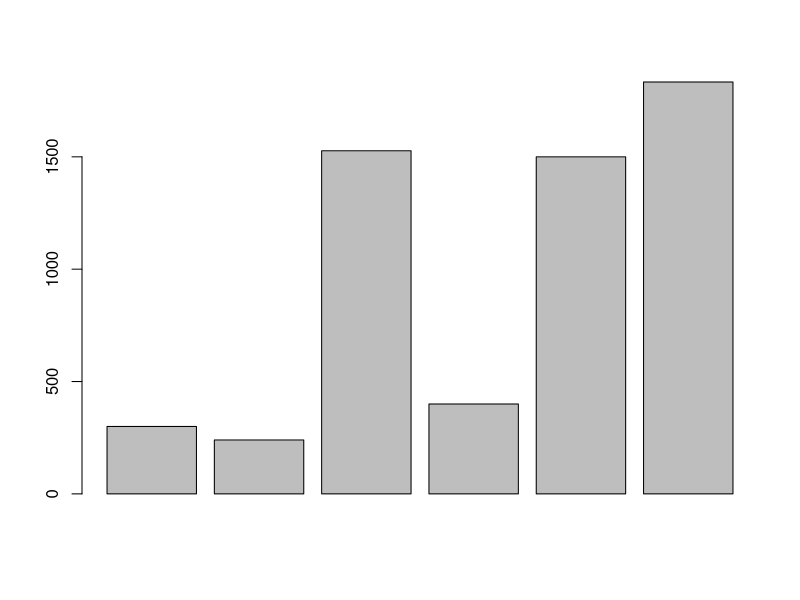
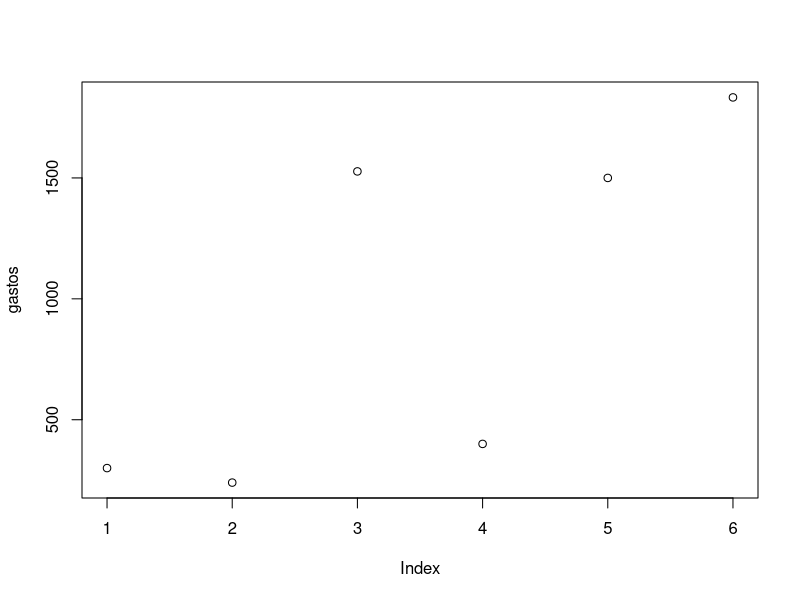
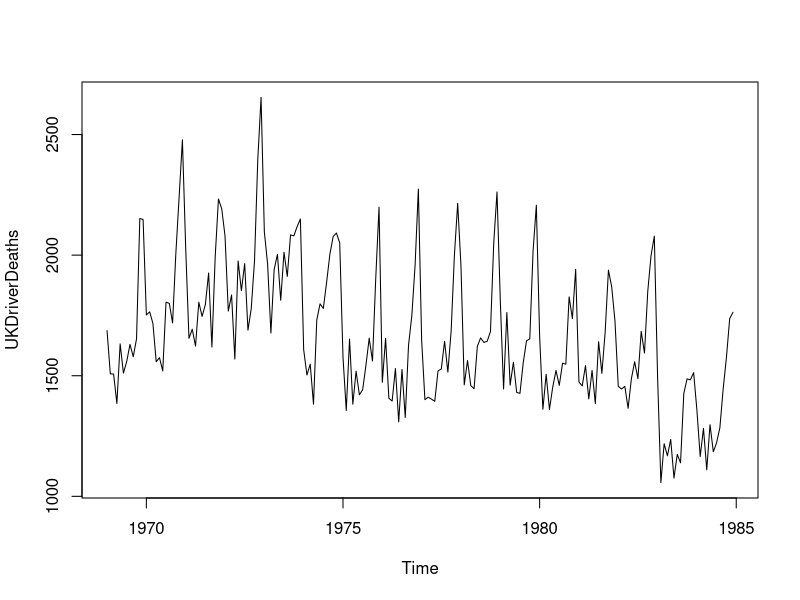
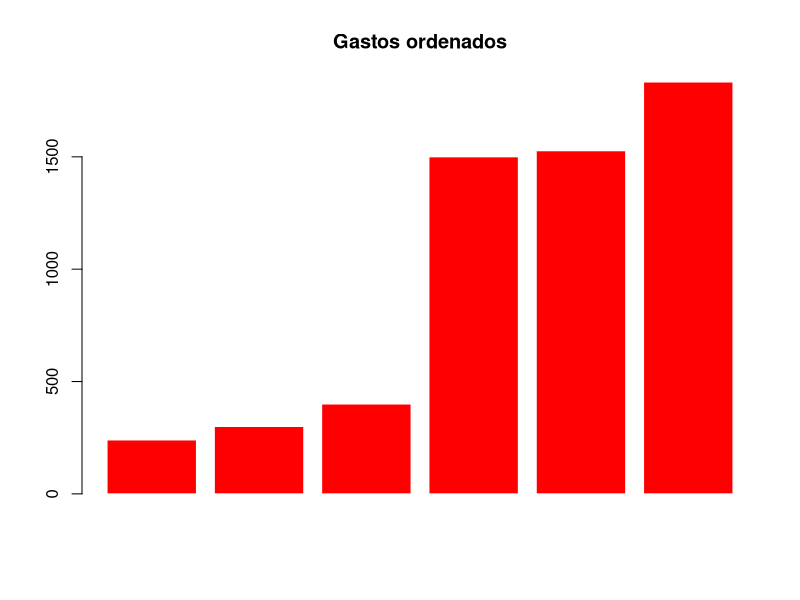
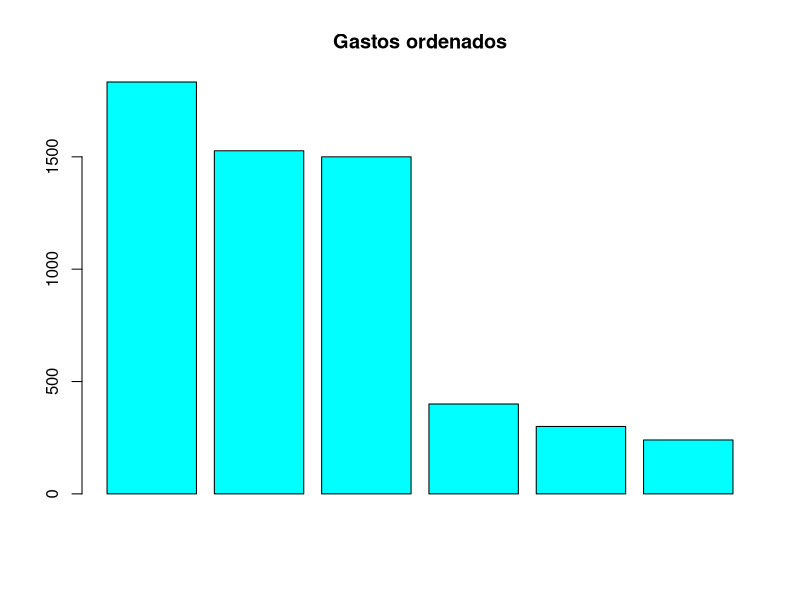
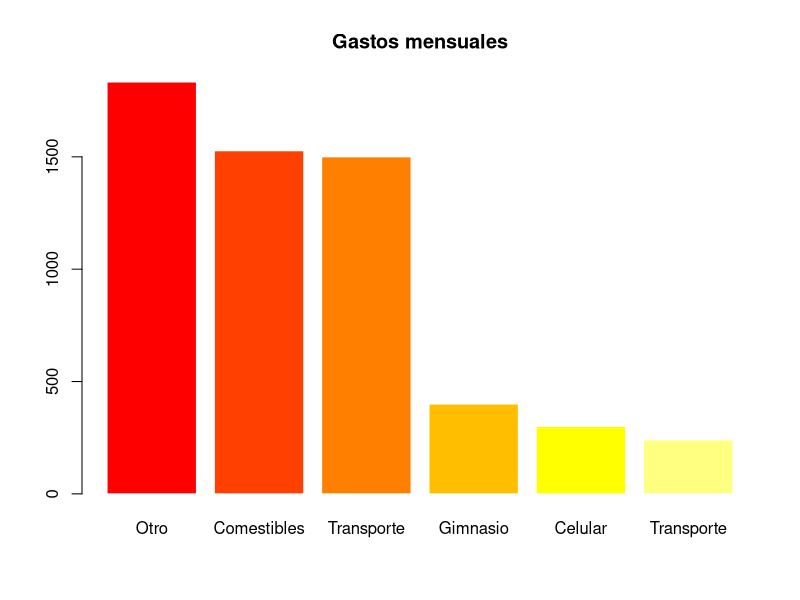

The R script that drew these images, in order:
# LABORATORIO 1 - (14/08/2025) 

# Sumas

300+240+1527+400+1500+1833

# Crear objetos

celular <- 300
celular
transporte <- 240
comestibles <- 1527
gimnasio <- 400
alquiler <- 1500
otro <- 1833

celular + transporte + comestibles + gimnasio + alquiler + otro

gastomes <- (celular + transporte + comestibles + gimnasio + alquiler + otro)
gastomes
gastomes*5
gastomes*2

# Reglas de nombre objetos

"yo_uso_guion_bajo
otras.personas.usan.punto
OtrosUsanMayusculas"

# Funciones

abs(10)
abs(-4)
sqrt(9)
log(2)

# Comentarios

# Simbolo hashtag #

# Este es un comentario 

# Este es otro comentario

4 + 5 # Esta es una suma, el resutlado es = 9

celular <- 300
Celular <- -300
CELULAR <- 1000

celular + Celular
Celular + CELULAR
Celular * CELULAR / celular

# Buscar ayuda

help(abs)

abs(celular)
abs(CELULAR)
sqrt(celular)
sqrt(CELULAR)
CELULAR * 5

help(mean)
?mean
help.search("absolute")

# AUTOEVALUACION

gastos <- c(celular, transporte, comestibles, gimnasio, alquiler, otro) 
# c() PARA CREAR CONJUNTOS DE DATOS
gastos

barplot(gastos)
?barplot
plot(gastos)
plot(UKDriverDeaths)

sort(gastos) # Sort() acomoda los datos de manera creciente
gastosordenados <- sort(gastos)
barplot(gastosordenados, 
        main="Gastos ordenados",
        col= "red",
        border = "white")

help(sort)

gastosordenados2 <- sort(gastos, decreasing = TRUE) 
# funcion decreasing = true para que sea acomode decreciente

barplot(gastosordenados2, 
        main="Gastos ordenados",
        col= "cyan",
        border = "black")

# Descubrir como poner el nombre de las variables

help(barplot)

names(gastosordenados2) <- c("Otro", "Comestibles", "Transporte", "Gimnasio", 
                             "Celular", "Transporte")

barplot(gastosordenados2, 
        main="Gastos mensuales",
        col= heat.colors(6),
        border = "white",
        names.arg = names(gastosordenados2))

